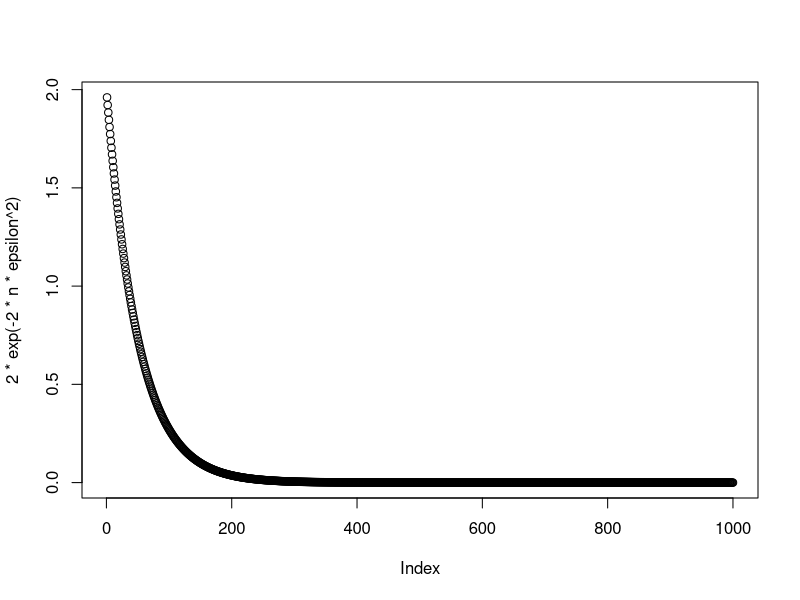

Write the R code that produced this figure.
n = 1:1000

# we accept here an error of 0.1 for epsilon
# difference between expected risk and empirical risk?
epsilon = 0.1

# possivel ver como conforme n aumenta, temos 
# uma menor diferenca entre o Risco Empirico e o 
# Risco Verdadeiro 
# Quanto menor for este erro, maior sera o poder de generalizacao 
# do modelo
plot(2*exp(-2*n*epsilon^2))
